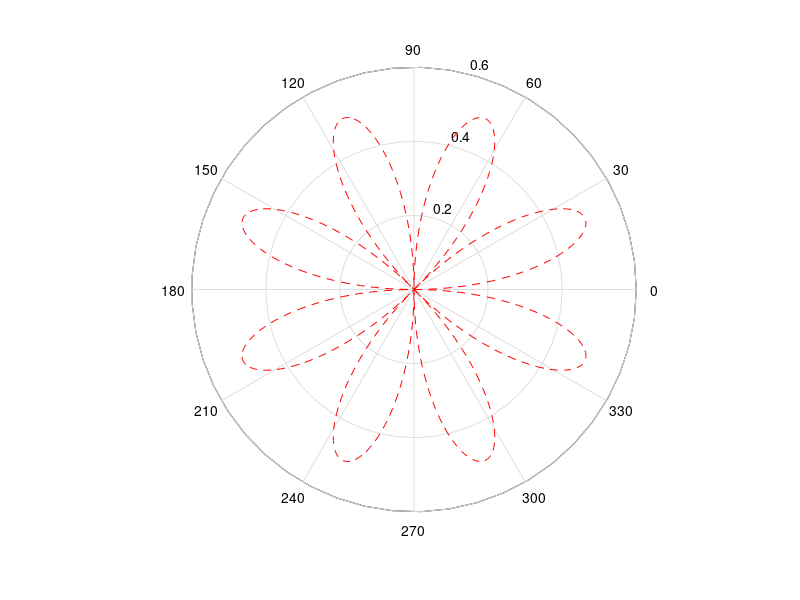

The MATLAB script that drew this image:
%% Some title
% this is an example introduction for testing publish() in MATLAB.

%% Plot something
t = 0:0.01:2*pi;
r = sin(2*t).*cos(2*t);
polar(t,r,'--r');

%%
% we *can* also display LaTeX $e^(i/pi) + 1 = 0$

%% This starts another section title
% This is the _end_ of this document.

%%
% |monospace|
